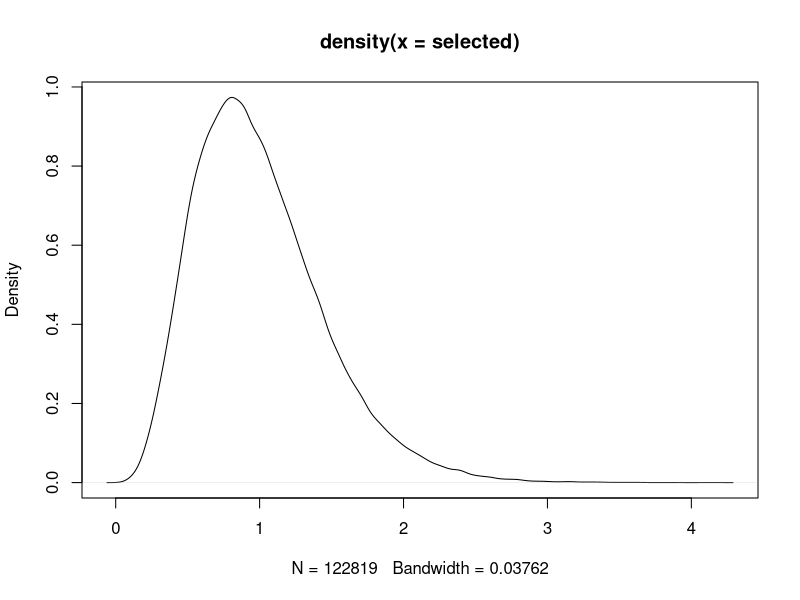
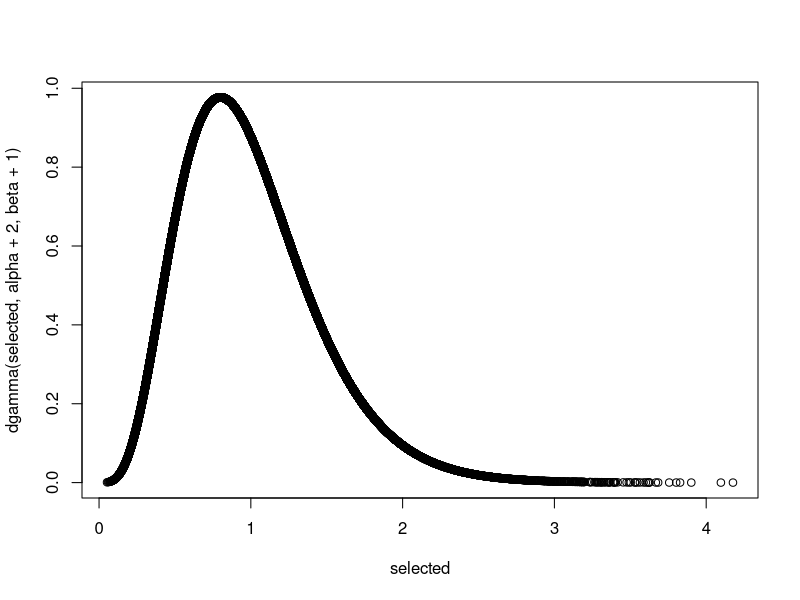

These figures' R source, in order:
alpha <- 3; beta <- 4

# (a) Compute the predicted probabilities for getting N customers
# λ ~ Gamma(3, 4), X|λ ~ Poi(λ)
# λ|X ~ Gamma(3 + Σx, 4 + n), ty konjugatpar
#
# Y ~ Poi(λ)
# Y|X ~ Neg-Bin(α_1, β_1 / (β_1 + 1)), ty konjugatpar
x <- c(2, 0, 1)
c <- c(0, 1, 2, 3, 4)
alpha1 <- 3 + sum(x); beta1 <- 3 + length(x)
predicted_probabilities <- dnbinom(c, alpha1, 1 - 1 / (1 + beta1))
prob_4_or_more <- 1 - sum(predicted_probabilities)

# (b) Simulate some things, compute some things
# π(X = 2) = ?
set.seed(123)
N <- 1e6; lambda <- rgamma(N, alpha, beta)
# y <- sapply(lambda, function(lambda) rpois(1, lambda))
selected <- Filter(function(lambda) rpois(1, lambda) == 2, lambda)

cat(sprintf("The expected proportion:\n\tAnalytical results: %f\n\tSimulated results: %f\n",
		dnbinom(2, alpha, 1 - 1 / (1 + beta)),
		length(selected) / N))

# Plot the distributions of selected lambdas
plot(density(selected))
plot(selected, dgamma(selected, alpha + 2, beta + 1)) # λ|X=2 ~ Gamma(3 + 2, 4, + 1)

# (c) Compare Y1,Y2,Y3 ~ Poi(λ_i) to 2,0,1 to approx (a)
sample <- Filter(function(lambda) isTRUE(all.equal(x, rpois(3, lambda))), lambda)

# 2. Question 3.52 a)
states <- c("1", "3", "4", "6", "7", "9")
P <- matrix(c(2/4, 1/4, 0, 0, 1/4, 0,
		0, 1/4, 1/4, 1/4, 1/4, 0,
		0, 1/4, 1/4, 1/4, 1/4, 0,
		0, 0, 1/4, 1/4, 1/4, 1/4,
		0, 0, 1/4, 0, 2/4, 1/4,
		0, 0, 0, 0, 0, 1),
	nrow = length(states),
	byrow = TRUE,
	dimnames = list(states, states))
Q <- P[1:5, 1:5]
R <- solve(diag(5) - Q)
a <- rowSums(R)

# 2. b)
states <- c("1", "4", "6", "7", "3", "9")
P <- matrix(c(2/4, 0, 0, 1/4, 1/4, 0,
		0, 1/4, 1/4, 1/4, 1/4, 0,
		0, 1/4, 1/4, 1/4, 0, 1/4,
		0, 1/4, 0, 2/4, 0, 1/4,
		0, 0, 0, 0, 1, 0,
		0, 0, 0, 0, 0, 1),
	nrow = length(states),
	byrow = TRUE,
	dimnames = list(states, states))
Q <- P[1:4, 1:4]
R <- P[1:4, 5:6]
Fm <- solve(diag(4) - Q) %*% R
